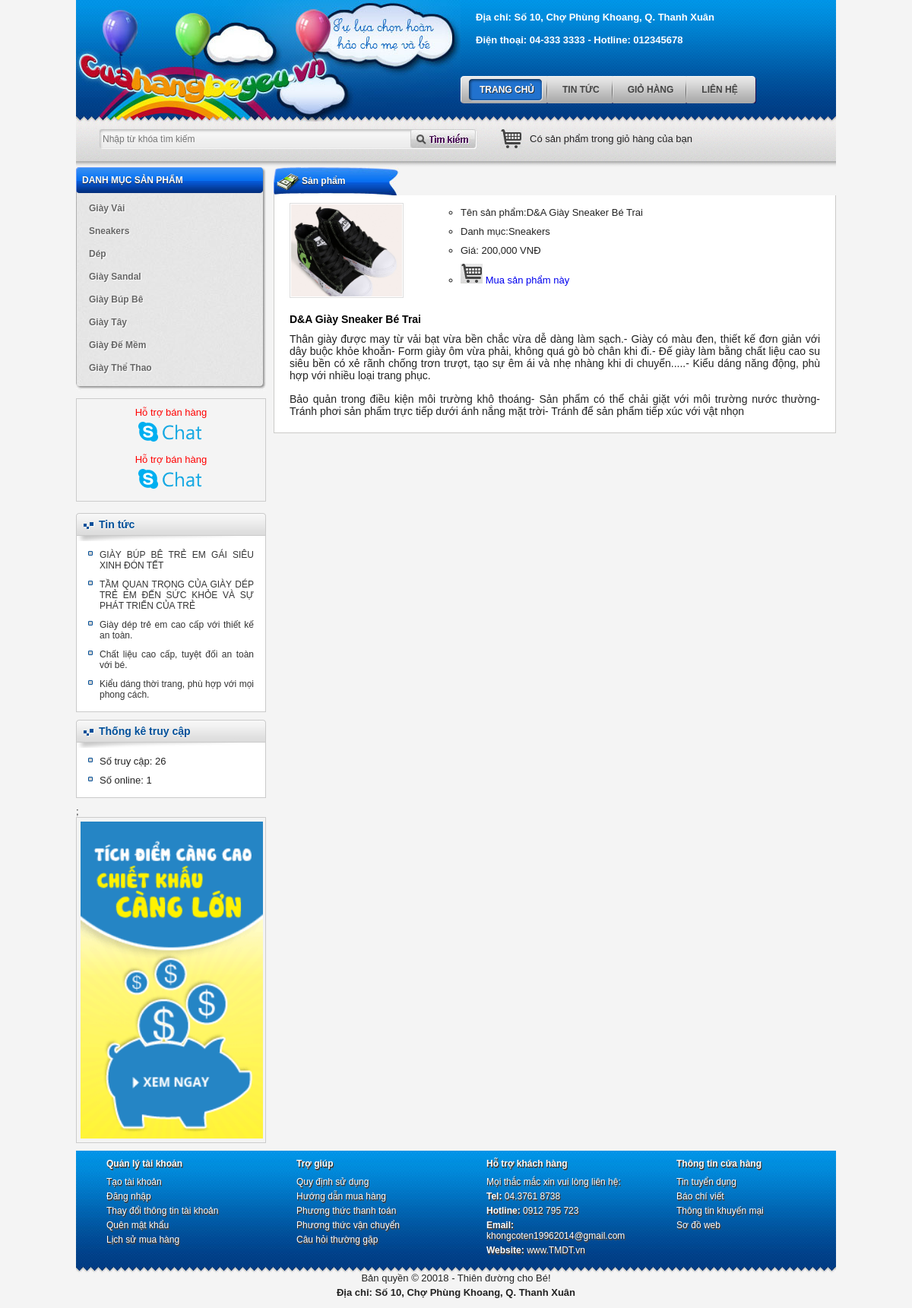
The page /index.php?controller=product_detail&id=27 on the database its author committed.
### tables this page shows
CREATE TABLE `tbl_category_product` (
  `pk_category_product_id` int(11) NOT NULL,
  `c_name` varchar(255) NOT NULL
);

CREATE TABLE `tbl_news` (
  `pk_news_id` int(11) NOT NULL,
  `c_name` varchar(500) NOT NULL,
  `c_description` varchar(20000) NOT NULL,
  `c_content` text NOT NULL,
  `c_img` varchar(500) NOT NULL,
  `c_hotnews` int(11) NOT NULL
);

CREATE TABLE `tbl_static` (
  `visited` int(11) NOT NULL
);

CREATE TABLE `tbl_product` (
  `pk_product_id` int(11) NOT NULL,
  `fk_category_product_id` int(11) NOT NULL,
  `c_name` varchar(500) NOT NULL,
  `c_description` varchar(2000) NOT NULL,
  `c_content` text NOT NULL,
  `c_img` varchar(500) NOT NULL,
  `c_price` float NOT NULL DEFAULT '0',
  `c_hotproduct` int(11) NOT NULL DEFAULT '0'
);

### controller/controller_category.php (called while the page is built, shortened)
<?php
    class controller_category extends controller{
        public function __construct()
        {
            $arr = $this->model->fetch("select * from tbl_category_product");
            include "view/view_category.php";
        }
    }
    new controller_category();
?>

### index.php (called while the page is built, shortened)
<?php
include "config.php";
include "application/model.php";
include "application/controller.php";
    include "view/view_layout.php";
?>

### application/controller.php (called while the page is built, shortened)
<?php
    class controller{
        public function __construct()
        {
            $this->model = new model();
        }
    }
?>

### application/model.php (called while the page is built, shortened)
<?php
    class model{
        public function fetch($sql){
            global $link;
            $result = mysqli_query($link,$sql);
            $arr = array();
            while($rows = mysqli_fetch_array($result))
                $arr[] = $rows;
            return $arr;
        }
        public function fetch_one($sql){
            global $link;
            $result = mysqli_query($link,$sql);
            $rows = mysqli_fetch_array($result);
            return $rows;
        }
        public function num_rows($sql){
            global  $link;
            $result = mysqli_query($link,$sql);
            return mysqli_num_rows($result);
        }
    }
?>

### controller/controller_hotnews.php (called while the page is built, shortened)
<?php
    class controller_hotnews extends controller{
        public function __construct()
        {
            $arr = $this->model->fetch("select * from tbl_news where c_hotnews=1 order by pk_news_id DESC ");
            include "view/view_hotnews.php";
        }
    }
    new controller_hotnews();
?>

### controller/controller_product_detail.php (called while the page is built, shortened)
<?php
 class controller_product_detail extends controller{
     public function __construct()
     {
         $id = isset($_GET["id"])?$_GET["id"]:0;
         $arr = $this->model->fetch_one("select * from tbl_product WHERE pk_product_id=$id");
         include "view/view_product_detail.php";
     }
 }
 new controller_product_detail();
?>

### view/view_category.php (the view)
<div class="box-container">
    <div class="product-category">
        <div class="header"><span>Danh mục sản phẩm</span></div>
        <div id="product_category">
            <ul>
                <?php
                    foreach ($arr as $rows){
                ?>
                <li>
                    <a href="index.php?controller=product&category_id=<?php
                    echo $rows["pk_category_product_id"];?>"><span><?php echo $rows["c_name"]; ?></span></a>
                </li>
                <?php } ?>
            </ul>
        </div>
    </div>
</div>

### view/view_hotnews.php
<div class="box-container">
    <div class="box-left">
        <div class="header">
            <a href="#">Tin tức</a>
        </div>
        <div class="content">
            <marquee direction="up" scrollamount="2" scrolldelay="2" onmouseover="this.stop()" onmouseout="this.start()">
                <ul>
                    <?php
                        foreach ($arr as $rows){
                    ?>
                    <li><a href="index.php?controller=news_detail&id=<?php
                        echo $rows["pk_news_id"]; ?>"><?php echo $rows["c_name"]; ?></a></li>
                    <?php } ?>
                </ul>
            </marquee>
        </div>
    </div>
</div>

### view/view_static.php
<div class="box-container">
    <div class="box-left">
        <div class="header">
            <a href="#">Thống kê truy cập</a>
        </div>
        <div class="content">
            <ul>
                <li>Số truy cập: <?php echo $visited; ?> </li>
                <li>Số online: <?php echo $user_online;?></li>
            </ul>
        </div>
    </div>
</div>

### view/view_product_detail.php
<div class="box-container">
    <div class="box-home box-news">
        <div class="header">
            <div class="promote">
                <a href="#"><span>Sản phẩm</span></a>
            </div>
        </div>
        <div class="content">
            <div class="detai-product-left">
                <img src="public/upload/product/<?php echo $arr["c_img"];?>" style="border:1px solid #dddddd; padding:1px;width: 146px;height: 121px;" />
            </div>
            <div class="detai-product-right">
                <div class="product-list">
                    <ul>
                        <li>
                            Tên sản phẩm:<?php echo  $arr["c_name"]; ?>
                        </li>
                        <li>
                            Danh mục:<?php
                            $category = $this->model->fetch_one("select * from tbl_category_product WHERE pk_category_product_id=".$arr["fk_category_product_id"]);
                            echo  $category["c_name"];
                            ?>
                        </li>
                        <li>
                            Giá: <?php echo number_format($arr["c_price"]); ?> VNĐ
                        </li>
                        <li>
                            <a href="index.php?controller=cart&act=add&id=<?php echo $arr["pk_product_id"]; ?>">
                                <img src="public/images/icon-cart.jpg" /> Mua sản phẩm này
                            </a>
                        </li>
                    </ul>
                </div>
            </div>
            <div style="clear:both; padding-top:15px;"></div>
            <ul>
                <li>
                    <div class="news1">
                        <div class="news-content">
                            <p><a href="#" class="news-title"><?php echo $arr["c_name"];?> </a></p>
                           <p><?php echo $arr["c_description"];?></p>
                            <p><?php echo $arr["c_content"];?></p>
                        </div>
                    </div>
                </li>
            </ul>
        </div>
    </div>
</div>

### public/css/styles.css (style rules this page uses)
body { margin:0px; padding:0px; background:#f4f4f4; font:13px normal Arial, Helvetica, sans-serif; color:#222; }
.box-container { padding-bottom:10px; width:100%; display:inline-block; clear:both; }
.product-category { background:url(../images/cat-bg.jpg) repeat-y top center; display:inline-block; clear:both; width:100%; }
.product-category .header { background:url(../images/cat-header.jpg) no-repeat top left; padding-left:8px; }
.product-category .header span { background:url(../images/cat-header.jpg) no-repeat top right; display:block; padding:10px 8px 10px 0px; text-transform:uppercase; color:#fff; font: bold 12px Arial, Helvetica, sans-serif; text-shadow:#333 0px 1px 1px; }
.product-category ul { background:url(../images/cat-footer.jpg) no-repeat bottom center; padding:5px 0px 15px 0px; }
.product-category ul li { padding:0px 9px 0px 7px; }
.product-category ul li a { font:bold 12px Arial, Helvetica, sans-serif; color:#666; text-shadow:#fff 1px 1px 1px;display:block; padding-left:10px; }
.product-category ul li a span { display:block; padding:8px 0px 8px 0px; }
.box-left .header { background:url(../images/box-left-header.jpg) no-repeat top left; padding-left:30px; }
.box-left .header a, .box-left .header a:link, .box-left .header a:visited { display:block; background:url(../images/box-left-header.jpg) no-repeat top right; padding:7px 10px 14px 0px; font:bold 14px Arial, Helvetica, sans-serif; color:#004f99; text-shadow:#fff 0px 1px 1px; }
.box-left .content { background:#fff; border:1px solid #cacaca; border-top:0px; padding:5px 10px 10px 10px; }
.box-left .content li { padding: 5px 5px 5px 20px; background:url(../images/icon-box-left.jpg) no-repeat 5px 8px; text-align:justify; }
.box-left .content li a, .box-left .content li a:link, .box-left .content li a:visited { color:#333; font:normal 12px Arial, Helvetica, sans-serif; }
.box-home { background:url(../images/home-slider-bg.jpg) repeat-x top center; }
.box-home .header { background:url(../images/home-header-bg.jpg) no-repeat top left; }
.box-home .header .promote { background:url(../images/icon-promote.jpg) no-repeat top left; padding:11px 5px 12px 37px; }
.box-home .header div a span, .box-home .header div a:link span, .box-home .header div a:visited span { font:bold 12px Arial, Helvetica, sans-serif; color:#fff; text-shadow:#333 0px 1px 1px; }
.box-news .content { padding:10px 20px; border:1px solid #cbcac8; border-top:0px; background:#ffffff; }
.box-news .content ul li .news-content { font-size:13px; }
.box-news .content ul li .news-content p { padding-bottom:5px; font-size:14px; }
.box-news .content ul li .news-content .news-title { font-weight:bold; color:#000000; font-size:14px }
.box-news .content ul li .news-content { padding-top:5px; text-align:justify }
.detai-product-left { width:200px; float:left }
.detai-product-right { width:400px; float:left }
.product-list ul { padding-left:25px; list-style:circle }
.product-list ul li { padding:5px 5px 5px 0px; }

### rows shown on the page
tbl_category_product: c_name "Giày Vải"
tbl_category_product: c_name "Sneakers"
tbl_category_product: c_name "Dép"
tbl_category_product: c_name "Giày Sandal"
tbl_category_product: c_name "Giày Búp Bê"
tbl_category_product: c_name "Giày Tây"
tbl_category_product: c_name "Giày Đế Mềm"
tbl_category_product: c_name "Giày Thể Thao"
tbl_news: c_name "GIÀY BÚP BÊ TRẺ EM GÁI SIÊU XINH ĐÓN TẾT"
tbl_news: c_name "TẦM QUAN TRỌNG CỦA GIÀY DÉP TRẺ EM ĐẾN SỨC KHỎE VÀ SỰ PHÁT TRIỂN CỦA TRẺ"
tbl_news: c_name "Giày dép trẻ em cao cấp với thiết kế an toàn."
tbl_news: c_name "Chất liệu cao cấp, tuyệt đối an toàn với bé."
tbl_news: c_name "Kiểu dáng thời trang, phù hợp với mọi phong cách."
tbl_static: visited "26"
tbl_product: c_img (picture), c_name "D&A Giày Sneaker Bé Trai", c_price "200,000", c_description "Thân giày được may từ vải bạt vừa bền chắc vừa dễ dàng làm sạch.- Giày có màu đen, thiết kế đơn giản với dây buộc khỏe khoắn- Form giày ôm vừa phải, không quá gò bò chân khi đi.- Đế giày làm bằng chất liệu cao su siêu bền có xẻ rãnh chống trơn trượt, tạo sự êm ái và nhẹ nhàng khi di chuyển.....- Kiểu dáng năng động, phù hợp với nhiều loại trang phục.", c_content "Bảo quản trong điều kiện môi trường khô thoáng- Sản phẩm có thể chải giặt với môi trường nước thường- Tránh phơi sản phẩm trực tiếp dưới ánh nắng mặt trời- Tránh để sản phẩm tiếp xúc với vật nhọn"

### other values the page prints
$user_online "1"
